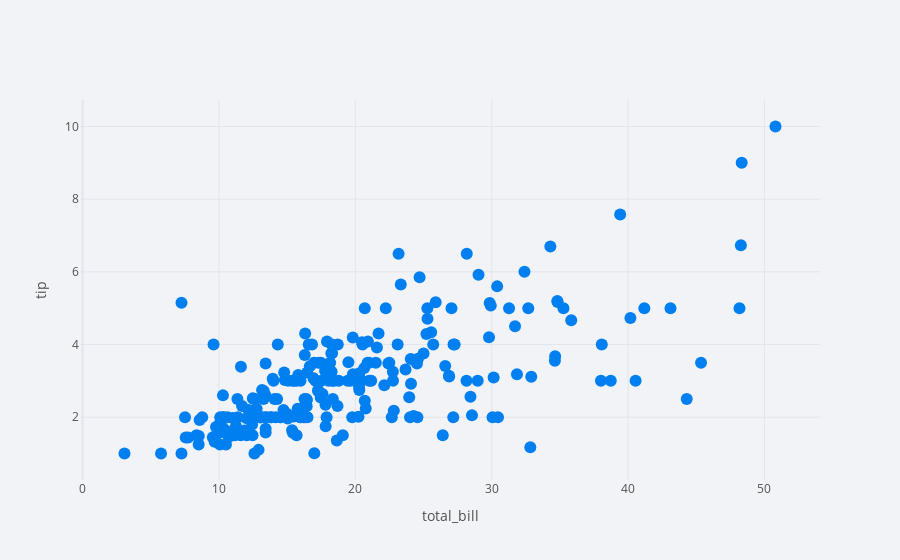

Notebook code cell kept with this figure:
### Code cell
df1.iplot(x = 'total_bill', y = 'tip', kind = 'scatter', mode = 'markers', xTitle = 'total_bill', yTitle = 'tip')

### Figure 1 — Plotly figure (JSON) as saved in the notebook; plotly's stock layout.template omitted (floating-point values rounded to 4 significant figures; data arrays with more than 128 entries replaced by an {"elided": "..."} marker saying what was removed)
{"data": [{"line": {"color": "rgba(0, 128, 240, 1.0)", "dash": "solid", "shape": "linear", "width": 1.3}, "marker": {"size": 12, "symbol": "circle"}, "mode": "markers", "name": "tip", "text": "", "type": "scatter", "x": {"elided": "244 float values"}, "y": {"elided": "244 float values"}}], "layout": {"legend": {"bgcolor": "#F2F3F7", "font": {"color": "#505050"}}, "paper_bgcolor": "#F2F3F7", "plot_bgcolor": "#F2F3F7", "title": {"font": {"color": "#484848"}}, "xaxis": {"gridcolor": "#E1E5ED", "showgrid": true, "tickfont": {"color": "#505050"}, "title": {"font": {"color": "#505050"}, "text": "total_bill"}, "zerolinecolor": "#E1E5ED"}, "yaxis": {"gridcolor": "#E1E5ED", "showgrid": true, "tickfont": {"color": "#505050"}, "title": {"font": {"color": "#505050"}, "text": "tip"}, "zerolinecolor": "#E1E5ED"}}}
